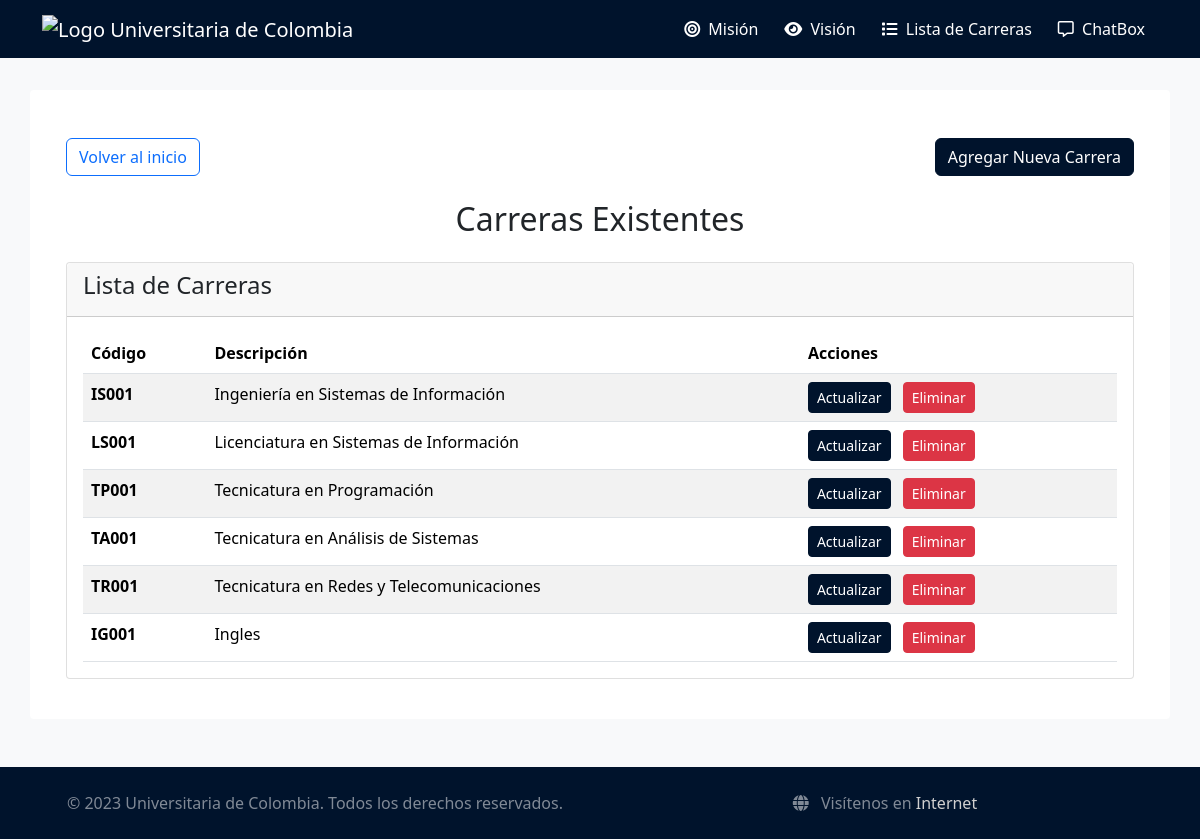
Page /lista_carreras on the committed database.
### tables this page shows
CREATE TABLE carrera (
    codigo TEXT PRIMARY KEY,
    descripcion TEXT NOT NULL UNIQUE
);

### main.py (the view)
@app.route("/lista_carreras")
def lista_carreras():
    db = get_db()
    cursor = db.cursor()
    cursor.execute("SELECT * FROM carrera")
    programas = cursor.fetchall()
    return render_template('lista_carreras.html', programas=programas)

### main.py (called while the page is built)
def get_db():
    db = getattr(g, '_database', None)
    if db is None:
        db = g._database = sqlite3.connect(DATABASE)
        db.row_factory = sqlite3.Row
    return db

@app.teardown_appcontext
def close_connection(exception):
    db = getattr(g, '_database', None)
    if db is not None:
        db.close()

### templates/lista_carreras.html (shortened to what this page needs)
{% extends 'base.html' %}
{% block content %}
<div class="container mt-4">
    <div class="d-flex justify-content-between mb-4">
        <a href="{{url_for('base')}}" class="btn btn-outline-primary">Volver al inicio</a>
        <a href="{{url_for('programas')}}" class="btn btn-primary">Agregar Nueva Carrera</a>
    </div>
    <div class="text-center mb-4">
        <h2>Carreras Existentes</h2>
    </div>
    <div class="row">
        <div class="col-12">
            <div class="card">
                <div class="card-header">
                    <h4>Lista de Carreras</h4>
                </div>
                <div class="card-body">
                    <div class="table-responsive">
                        <table class="table table-striped">
                            <thead>
                                <tr>
                                    <th>Código</th>
                                    <th>Descripción</th>
                                    <th>Acciones</th>
                                </tr>
                            </thead>
                            <tbody>
                                {% for programa in programas %}
                                <tr>
                                    <td><strong>{{ programa.codigo }}</strong></td>
                                    <td>{{ programa.descripcion }}</td>
                                    <td>
                                        <a href="{{ url_for('editar_carrera', codigo=programa.codigo) }}" class="btn btn-sm btn-primary">Actualizar</a>
                                        <a href="{{ url_for('eliminar_carrera', codigo=programa.codigo) }}" class="btn btn-sm btn-danger ms-2" onclick="return confirm('¿Está seguro de eliminar esta carrera?')">Eliminar</a>
                                    </td>
                                </tr>
                                {% endfor %}
                            </tbody>
                        </table>
                    </div>
                </div>
            </div>
        </div>
    </div>
</div>
{% endblock %}

### templates/base.html (shortened to what this page needs)
<!DOCTYPE html>
<html lang="en">
<head>
<link href="https://cdn.jsdelivr.net/npm/bootstrap@5.3.3/dist/css/bootstrap.min.css" rel="stylesheet">
<link rel="stylesheet" href="https://cdnjs.cloudflare.com/ajax/libs/font-awesome/6.4.0/css/all.min.css">
<link rel="stylesheet" href="{{ url_for('static', filename='css/styles.css') }}">
</head>
<body class="d-flex flex-column min-vh-100">
<nav class="navbar navbar-expand-lg navbar-dark">
<div class="container">
<a class="navbar-brand" href="{{url_for('base')}}">
<img src="https://universitariadecolombia.edu.co/wp-content/uploads/2022/02/imagenlogop2.png" alt="Logo Universitaria de Colombia">
</a>
<div class="collapse navbar-collapse" id="navbarNav">
<ul class="navbar-nav ms-auto">
<li class="nav-item">
<a class="nav-link" href="{{url_for('mision')}}">
<i class="fas fa-bullseye me-1"></i> Misión
</a>
</li>
<li class="nav-item">
<a class="nav-link" href="{{url_for('vision')}}">
<i class="fas fa-eye me-1"></i> Visión
</a>
</li>
<li class="nav-item">
<a class="nav-link" href="{{url_for('lista_carreras')}}">
<i class="fas fa-list me-1"></i> Lista de Carreras
</a>
</li>
<li class="nav-item">
<a class="nav-link" href="{{url_for('predict')}}">
<i class="far fa-comment-alt me-1"></i> ChatBox
</a>
</li>
</ul>
</div>
</div>
</nav>
<main class="container my-5 flex-grow-1">
{% block content %} {% endblock %}
</main>
<footer class="mt-auto py-4 text-white-50 text-center">
<div class="container">
<div class="row">
<div class="col-md-6">
<p class="mb-0">&copy; 2023 Universitaria de Colombia. Todos los derechos reservados.</p>
</div>
<div class="col-md-6">
<p class="mb-0">
<i class="fas fa-globe me-2"></i> Visítenos en
<a href="https://www.google.com" target="_blank">Internet</a>
</p>
</div>
</div>
</div>
</footer>
</body>
</html>

### static/css/styles.css (style rules this page uses)
:root { --primary-color: #00132c; --secondary-color: #ffffff; --accent-color: #0056b3; --light-bg: #f8f9fa; }
body { font-family: 'Segoe UI', Tahoma, Geneva, Verdana, sans-serif; background-color: var(--light-bg); }
.navbar { background-color: var(--primary-color) !important; padding: 0.5rem 0; }
.navbar-brand img { height: 60px; width: auto; }
.nav-link { color: var(--secondary-color) !important; font-weight: 500; margin: 0 5px; }
.container.my-5 { background-color: white; border-radius: 4px; padding: 1.5rem; margin-top: 2rem !important; }
footer { background-color: var(--primary-color) !important; padding: 1rem 0; margin-top: 2rem; }
footer a { color: #d0d0d0 !important; text-decoration: none; }
.btn-primary { background-color: var(--primary-color); border-color: var(--primary-color); }
.card { border: 1px solid rgba(0,0,0,.125); border-radius: 4px; margin-bottom: 1rem; }
.table { margin-bottom: 0; }

### rows in the picture
carrera: codigo "IS001", descripcion "Ingeniería en Sistemas de Información"
carrera: codigo "LS001", descripcion "Licenciatura en Sistemas de Información"
carrera: codigo "TP001", descripcion "Tecnicatura en Programación"
carrera: codigo "TA001", descripcion "Tecnicatura en Análisis de Sistemas"
carrera: codigo "TR001", descripcion "Tecnicatura en Redes y Telecomunicaciones"
carrera: codigo "IG001", descripcion "Ingles"
